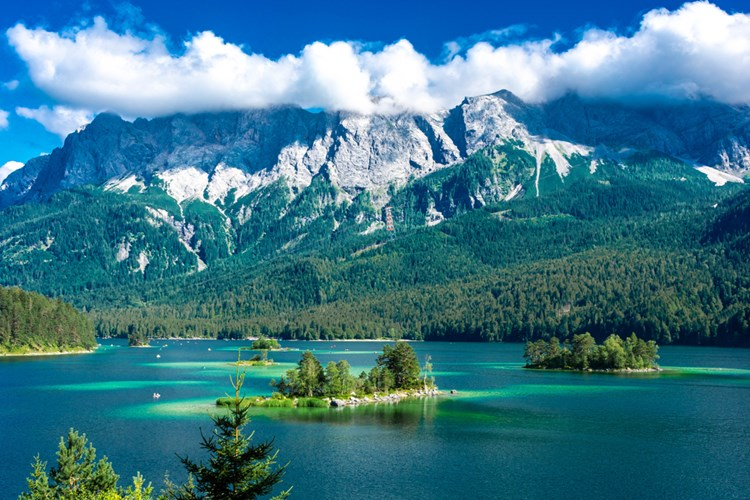
#> input picture examples/Eibsee.jpg, 750 x 500 px
$ python -i extract_rgb.py   (imports and definitions only)
#> lines starting #> are read from the running program, lines starting #| are printed output that depends on the picture
import os
import pickle
import sqlite3
from PIL import Image
import numpy as np
from tqdm import tqdm

# Verbindungsaufbau zur SQLite-Datenbank

conn = sqlite3.connect("images.db")
cursor = conn.cursor()


# Funktion zur Extraktion des RGB-Histogramms eines Bildes
def extract_histogram(image_path):
#> called with image_path = 'examples/Eibsee.jpg'
    with Image.open(image_path) as img:

#> img is the input picture: PIL image 750x500 RGB; mean R, G, B 60.2, 120.5, 139.2
        img = img.convert("RGB")
        img = img.resize((224, 224))  # Größe anpassen, falls gewünscht
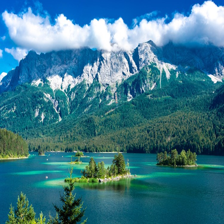
#> img: PIL image 224x224 RGB; mean R, G, B 60.2, 120.5, 139.2
        histogram = img.histogram()
#> histogram = 768 values, max 2914 at index 1, min 0 at index 256, mean 196
        # Normalisiere das Histogramm
        histogram = np.array(histogram) / (224 * 224)
#> histogram = 768 values, max 0.0581 at index 1, min 0 at index 256, mean 0.00391
        return histogram


# Funktion zum Abrufen der Bildpfade aus der Datenbank
# [16 lines left out: functions get_image_paths, load_progress, not called in this run]


# Speichern des Fortschritts
def save_progress(histogram_dict, progress_file):
    with open(progress_file, "wb") as f:
        pickle.dump(histogram_dict, f)


# Speichern des Batch-Index
def save_batch_index(batch_index_file, index):
    with open(batch_index_file, "w") as f:
        f.write(str(index))


# Laden des Batch-Index
# [66 lines left out: functions load_batch_index, save_histograms_to_pickle, main, not called in this run]


# [2 lines not run here, left out]

>>> result = extract_histogram('examples/Eibsee.jpg')
#> result has the same summary as histogram in extract_histogram

$ run again, on examples/Papagei.jpg
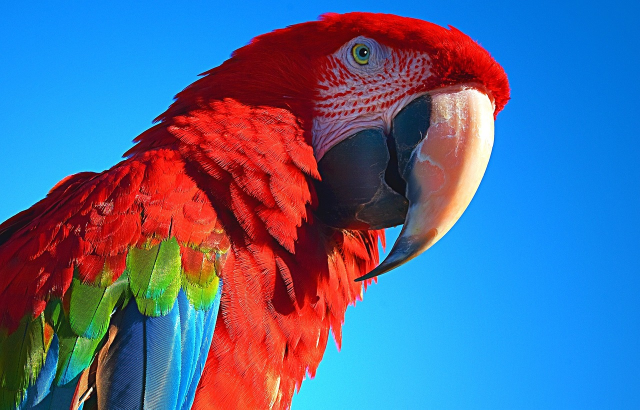
#> input picture examples/Papagei.jpg, 1280 x 819 px (shown at 1/2 size)
#> in extract_histogram, img is the input picture: PIL image 1280x819 RGB; mean R, G, B 82.1, 105.4, 147.6
#> in extract_histogram, `img = img.resize((224, 224))`:
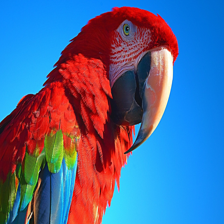
#> img: PIL image 224x224 RGB; mean R, G, B 82.1, 105.4, 147.6
#> in extract_histogram, `histogram = img.histogram()`: histogram = 768 values, max 7141 at index 765, min 5 at index 500, mean 196
#> in extract_histogram, `histogram = np.array(histogram) / (224 * 224)`: histogram = 768 values, max 0.142 at index 765, min 9.96e-05 at index 500, mean 0.00391
#> result has the same summary as histogram in extract_histogram
